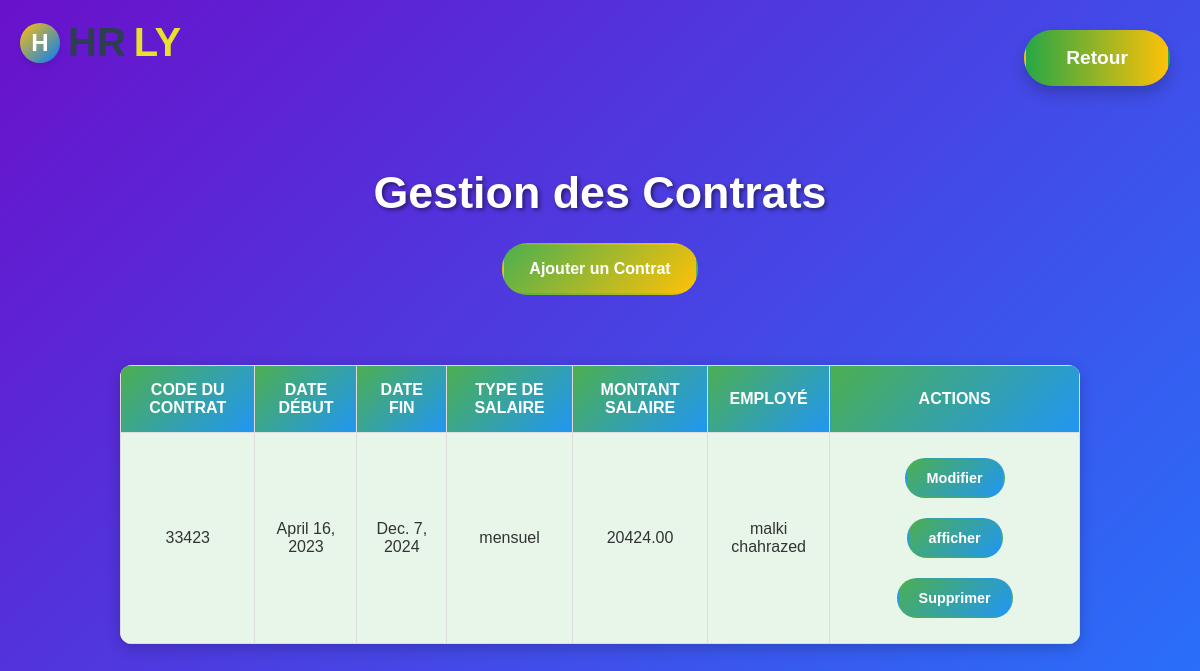
The app's page /main/agentrh/gestion_contrat/, older data.
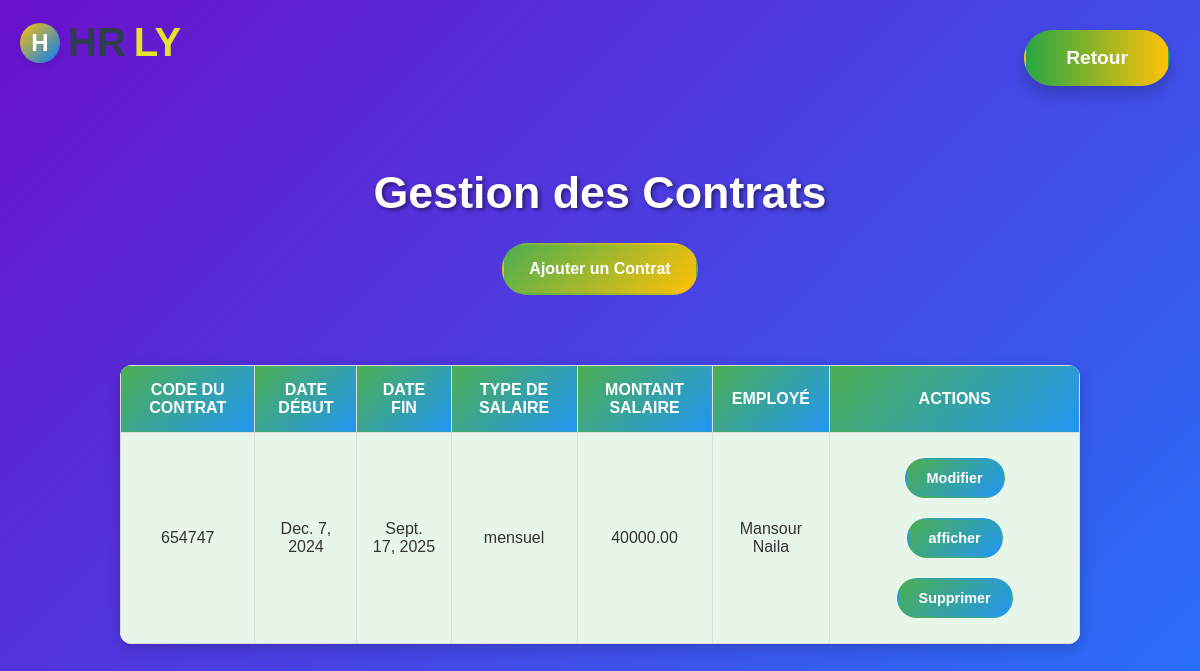
The same page, newer data.
### projectapp/models.py (models this page shows, shortened)
class Contract(models.Model):
    TYPE_CHOICES_CONTRATS=[
        ('CDI','Contrats à durée indéterminée'),
        ('CDD','contrats à durée déterminée'),
        ('STAGE','stage'),
    ]
    code_contrat = models.CharField(max_length=100)
    date_debut_contrat=models.DateField()
    date_fin_contrat=models.DateField()
    type_contrat=models.CharField(max_length=20,choices=TYPE_CHOICES_CONTRATS)
    id_employe=models.ForeignKey(Employe,on_delete=models.CASCADE)
    type_salaire = models.CharField(
        max_length=10,
        choices=[('mensuel', 'Mensuel'), ('quotidien', 'Quotidien')],
        default='mensuel'
    )
    montant_salaire = models.DecimalField(max_digits=10, decimal_places=2)

class Employe(models.Model):
    CHOICE_SEXE =[('female','female'),('male','male')]
    code = models.CharField(max_length=10, unique=True)
    nom = models.CharField(max_length=100)
    prenom = models.CharField(max_length=100)
    date_naissance = models.DateField()
    date_embauche = models.DateField()
    adresse = models.TextField()
    id_service =  models.ForeignKey(Service,on_delete=models.CASCADE)
    historique_professionnel = models.TextField(blank=True, null=True)
    competences = models.TextField(blank=True, null=True)
    formations = models.TextField(blank=True, null=True)
    solde_conge = models.PositiveIntegerField(default=0)
    droits_conge = models.PositiveIntegerField(default=0)
    nb_absence = models.PositiveIntegerField(default=0)  # Compteur d'absences
    nb_massrouf=models.PositiveIntegerField(default=0)
    sexe=models.CharField(max_length=10,choices=CHOICE_SEXE)
    def __str__(self):
        return f"{self.nom} {self.prenom}"

### projectapp/views.py (the view)
# urls.py: path('agentrh/gestion_contrat/',views.gestion_contrat,name='gestion_contrat'),
def gestion_contrat(request):
    query = request.GET.get('q', '')
    if query:
        contracts = Contract.objects.filter(
            Q(code_contrat__icontains=query)
        )
    else:
        contracts = Contract.objects.all()
    context = {
        'contracts': contracts,
        'query': query,  }
    return render(request, 'rh/contrats/gestion_contrat.html', context)

### projectapp/templates/rh/contrats/gestion_contrat.html (shortened to what this page needs)
<!DOCTYPE html>
<html lang="fr">
<head>
</head>
<body>
    <div class="logo">
        <div class="logo-icon">H</div>
        <span>HR</span><span>ly</span>
    </div>
    <h1>Gestion des Contrats</h1>
    <div class="buttons-container">
        <a href="{% url 'contract_create' %}">Ajouter un Contrat</a>
        <a href="{% url 'main_rh' %}" class="btn-retour">Retour</a>
    </div>
    <table>
        <tr>
            <th>Code du Contrat</th>
            <th>Date Début</th>
            <th>Date Fin</th>
            <th>Type de Salaire</th>
            <th>Montant Salaire</th>
            <th>Employé</th>
            <th>Actions</th>
        </tr>
        {% for contract in contracts %}
        <tr>
            <td>{{ contract.code_contrat }}</td>
            <td>{{ contract.date_debut_contrat }}</td>
            <td>{{ contract.date_fin_contrat }}</td>
            <td>{{ contract.type_salaire }}</td>
            <td>{{ contract.montant_salaire }}</td>
            <td>{{ contract.id_employe }}</td>
            <td>
                <a href="{% url 'contract_update' contract.pk %}">Modifier</a>
                <a href="{% url 'afficher_contrat' contract.pk %}">afficher</a>
                <a href="{% url 'contract_delete' contract.pk %}" class="delete" onclick="return confirmDelete()">Supprimer</a>
            </td>
        </tr>
        {% endfor %}
    </table>
</body>
</html>

Row changes from the older to the newer data that the page shows:
removed Contract: code_contrat "33423", date_debut_contrat "April 16, 2023", date_fin_contrat "Dec. 7, 2024", type_salaire "mensuel", montant_salaire "20424.00", id_employe "malki chahrazed"
added Contract: code_contrat "654747", date_debut_contrat "Dec. 7, 2024", date_fin_contrat "Sept. 17, 2025", type_salaire "mensuel", montant_salaire "40000.00", id_employe "Mansour Naila"
